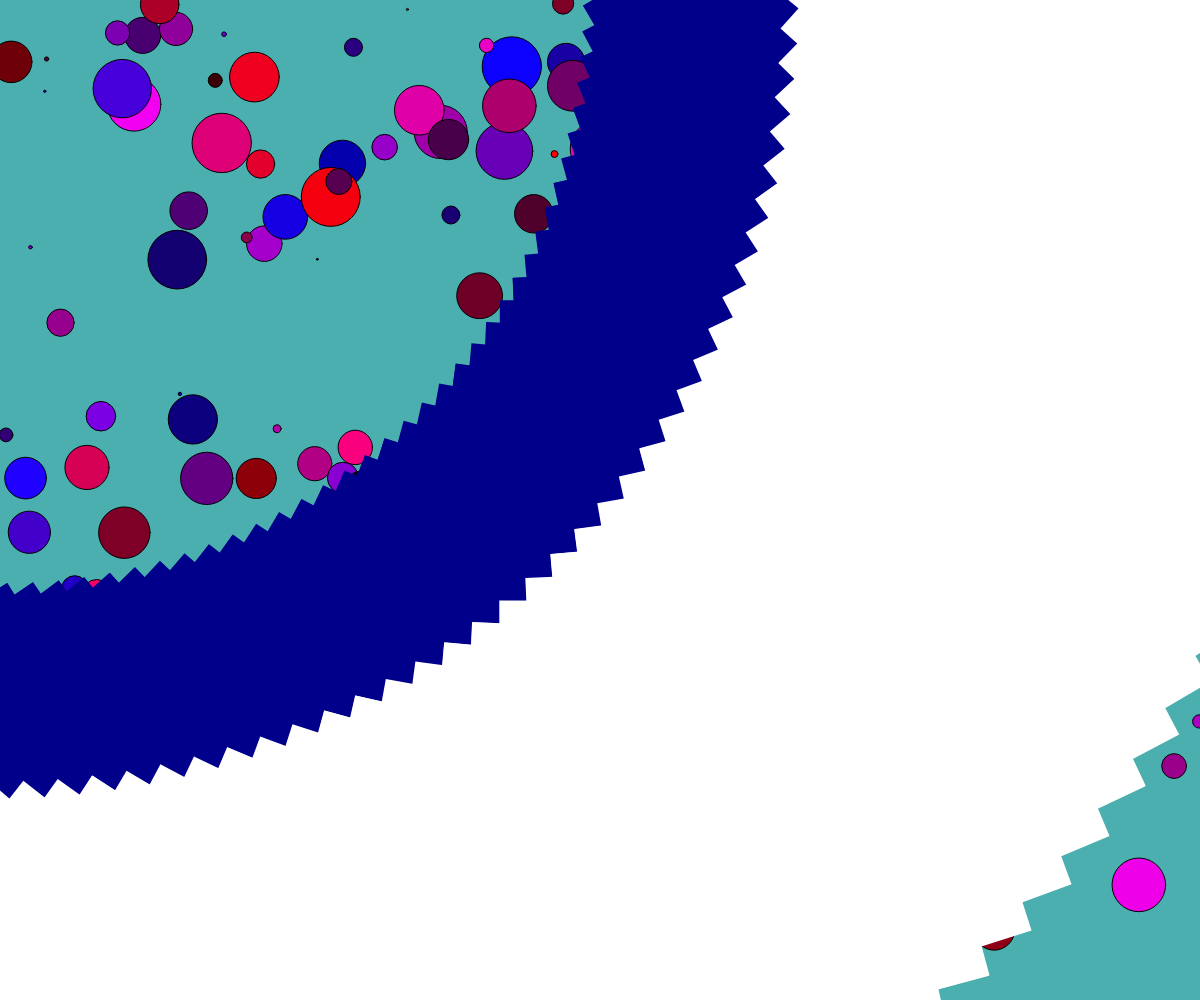
Frame 1 (no input)
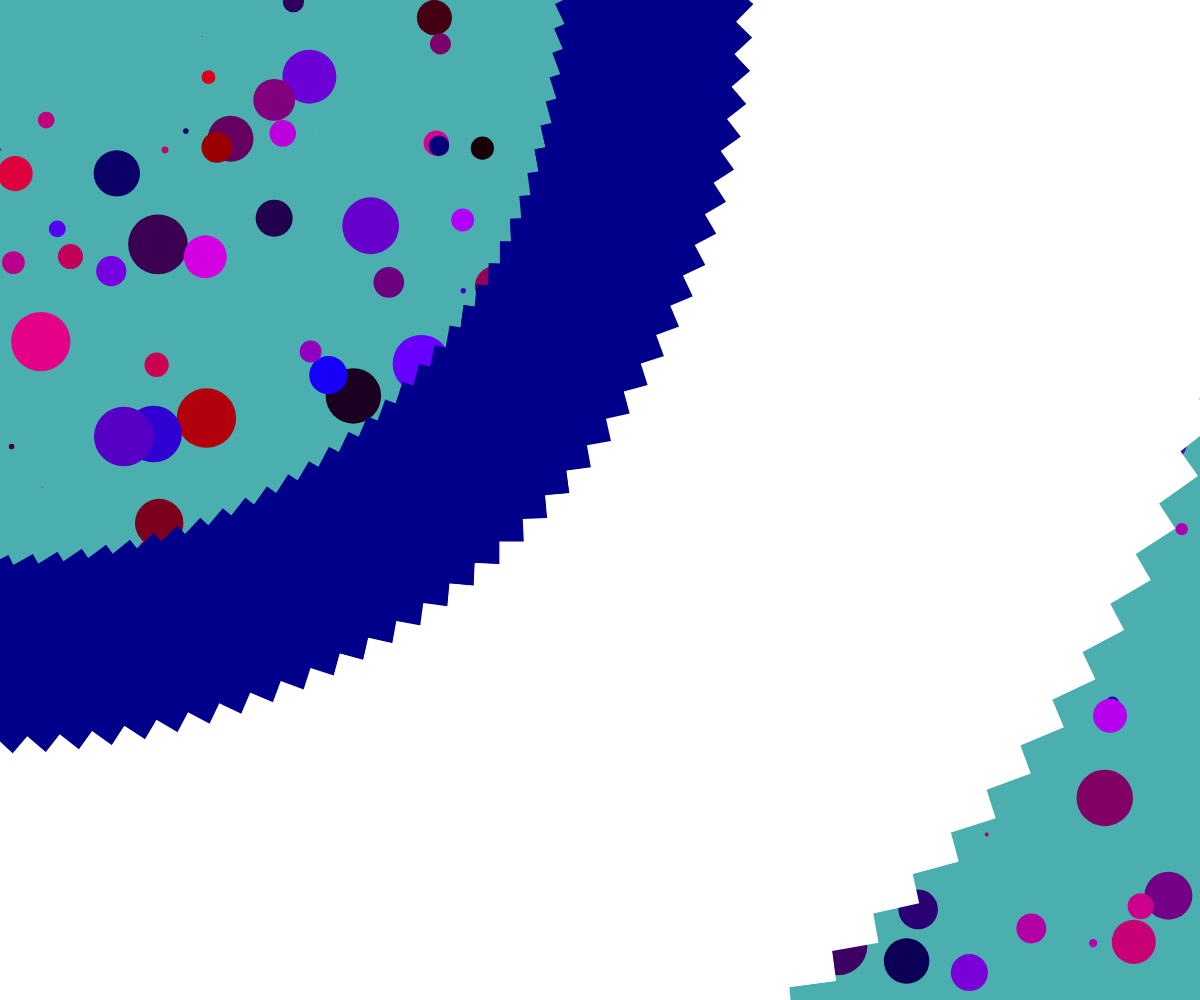
Frame 60 (no input)
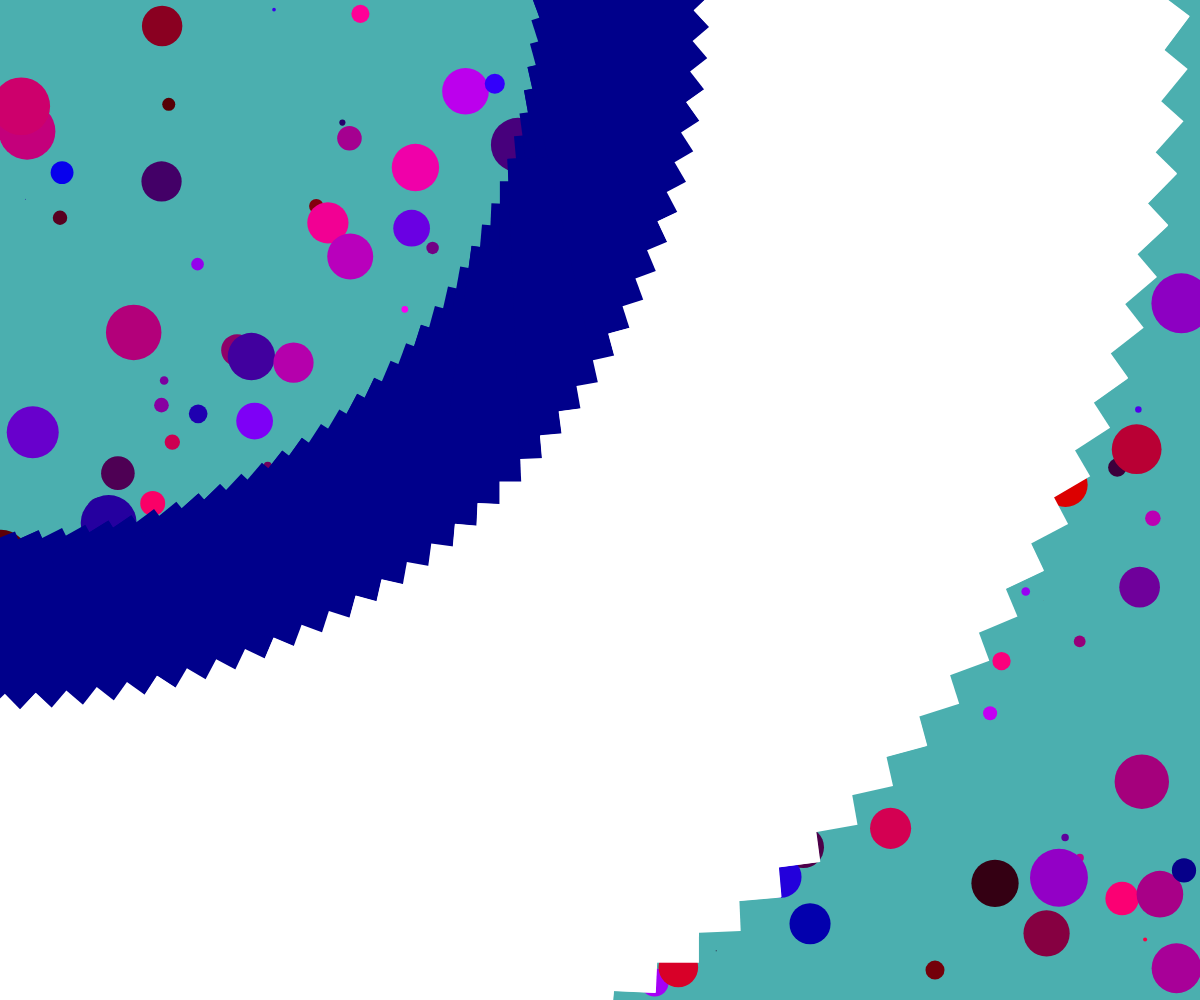
Frame 120 (the mouse pressed at the canvas centre since frame 60)

The p5.js sketch that drew these frames (run headless with seeded random() and noise() and a simulated clock; from frame 60 on, the mouse is pressed at the canvas centre):

// p5.js sketch
// ── sketch.js
var loopNum = 0

function setup() {
    

}

function draw() {
    

    createCanvas (windowWidth, windowHeight);
    background (75,175,175);
    

    var redColor = 255;
    var greenColor = 255;
    var blueColor = 255;



    fill (redColor ,greenColor, blueColor);


for(var i=0; i<1000; i += 5){ 
        fill (random(256), random (0), random (256))
    circle(random(width), random(height), random(width/20));
}



    for(var i=0; i<1000; i += 5){ 
        fill (random(256), random (0), random (256))
        print(i);
         //rectangle
    rotate(45)
    fill (0,0,139);
    noStroke(0)
    rect(500, 300-loopNum, 200, 400-loopNum);
}

for(var i=0; i<1000; i += 5){ 
    fill (random(256), random (0), random (256))
    print(i);
     //rectangle
rotate(45)
fill (255,255,255);
noStroke(0)
rect(500, 600-loopNum, 200, 600-loopNum);
}




    console.log(mouseX,mouseY)


    
    
    loopNum += 1
    loopNum %= 1200
}

function windowResized(){
    resizeCanvas (windowWidth, windowHeight);
}
